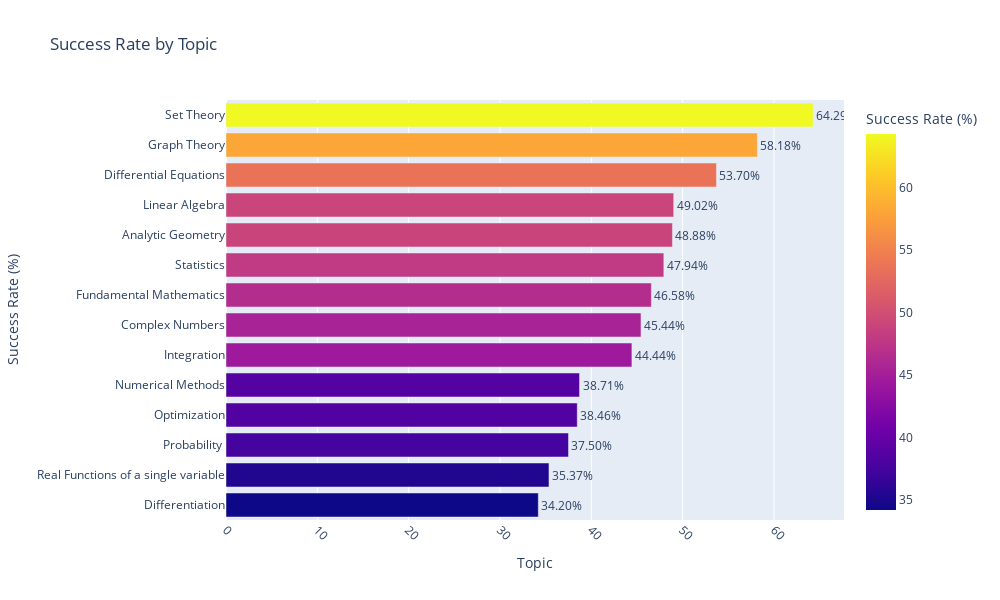

Notebook source saved alongside this figure:
### Code cell
topic_success_rate_df = pd.DataFrame({
    'Topic': topic_success_rate.index,
    'Success Rate (%)': topic_success_rate.values
})

topic_success_rate_df = topic_success_rate_df.sort_values(by='Success Rate (%)', ascending=True)

fig = px.bar(
    topic_success_rate_df,
    y='Topic',
    x='Success Rate (%)',
    title='Success Rate by Topic',
    labels={'Success Rate (%)': 'Success Rate (%)', 'Topic': 'Topic'},
    text='Success Rate (%)',
    height=600,
    width=1000,
    color='Success Rate (%)'
)

fig.update_traces(texttemplate='%{text:.2f}%', textposition='outside')
fig.update_layout(xaxis_title="Topic", yaxis_title="Success Rate (%)", xaxis_tickangle=45)

fig.show()

### Figure 1 — Plotly figure (JSON) as saved in the notebook; plotly's stock layout.template omitted (floating-point values rounded to 4 significant figures)
{"data": [{"alignmentgroup": "True", "hovertemplate": "Success Rate (%)=%{marker.color}<br>Topic=%{y}<extra></extra>", "legendgroup": "", "marker": {"color": [34.2, 35.37, 37.5, 38.46, 38.71, 44.44, 45.44, 46.58, 47.94, 48.88, 49.02, 53.7, 58.18, 64.29], "coloraxis": "coloraxis", "pattern": {"shape": ""}}, "name": "", "offsetgroup": "", "orientation": "h", "showlegend": false, "text": [34.2, 35.37, 37.5, 38.46, 38.71, 44.44, 45.44, 46.58, 47.94, 48.88, 49.02, 53.7, 58.18, 64.29], "textposition": "outside", "texttemplate": "%{text:.2f}%", "type": "bar", "x": [34.2, 35.37, 37.5, 38.46, 38.71, 44.44, 45.44, 46.58, 47.94, 48.88, 49.02, 53.7, 58.18, 64.29], "xaxis": "x", "y": ["Differentiation", "Real Functions of a single variable", "Probability ", "Optimization", "Numerical Methods", "Integration", "Complex Numbers", "Fundamental Mathematics", "Statistics", "Analytic Geometry", "Linear Algebra", "Differential Equations", "Graph Theory", "Set Theory"], "yaxis": "y"}], "layout": {"barmode": "relative", "coloraxis": {"colorbar": {"title": {"text": "Success Rate (%)"}}, "colorscale": [[0, "#0d0887"], [0.1111, "#46039f"], [0.2222, "#7201a8"], [0.3333, "#9c179e"], [0.4444, "#bd3786"], [0.5556, "#d8576b"], [0.6667, "#ed7953"], [0.7778, "#fb9f3a"], [0.8889, "#fdca26"], [1, "#f0f921"]]}, "height": 600, "legend": {"tracegroupgap": 0}, "title": {"text": "Success Rate by Topic"}, "width": 1000, "xaxis": {"anchor": "y", "domain": [0, 1], "tickangle": 45, "title": {"text": "Topic"}}, "yaxis": {"anchor": "x", "domain": [0, 1], "title": {"text": "Success Rate (%)"}}}}
